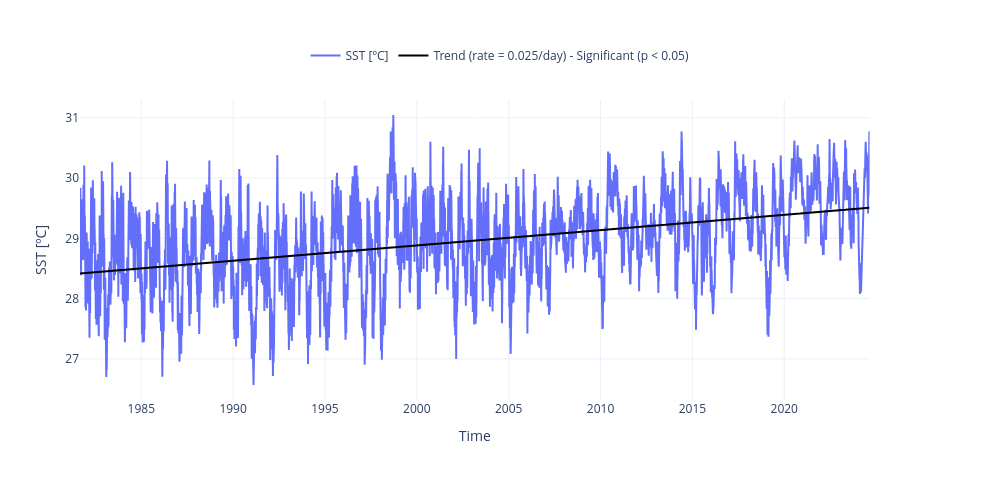

Here is the notebook cell this chart was saved with:
### Markdown cell above
### Original post-annual analyses

### Code cell
# Interactive area-average series
data_mean = sst_daily.to_dataframe(name=dataset_id).dropna()
dict_plot = [{'data': data_mean, 'var': dataset_id, 'ax': 1, 'label': 'SST [ºC]'}]
fig = plot_timeseries_interactive(dict_plot, trendline=True, scatter_dict=None, figsize=(25, 12), label_yaxes='SST [ºC]')

# Monthly climatology
fig_monthly, ax = plt.subplots(figsize=(12, 2))
sst_daily.groupby('time.month').mean().plot(ax=ax, marker='o', color='k')
ax.set(title=f'Monthly SST climatology — {country_name} EEZ', xlabel='Month', ylabel='SST [ºC]')

# Keep the annual ranking/trend objects expected by the summary table
nevents = 10
data_mean_annual = data_mean.resample('YE').mean()
top_10 = data_mean_annual.sort_values(by=dataset_id, ascending=False).head(nevents)
fig_bar, ax_bar, trend = plot_bar_probs(x=data_mean_annual.index.year, y=data_mean_annual[dataset_id], trendline=True, y_label='SST [°C]', figsize=[15, 4], return_trend=True)
ax_bar.set_ylim(data_mean_annual[dataset_id].min()-.2, data_mean_annual[dataset_id].max()+.2)
im = ax_bar.scatter(top_10.index.year, top_10[dataset_id], c=top_10[dataset_id].values, s=100, ec='pink', cmap='rainbow', label='Top 10 warmest years')
plt.colorbar(im, ax=ax_bar, pad=0).set_label('Absolute SST [°C]', fontsize=fontsize)
ax_bar.set_title(f'Annual Mean SST — {country_name} EEZ', fontsize=15)
fig_bar.savefig(fig_dir / f'SST_trends_anomalies_{slug}.png', dpi=300, bbox_inches='tight')

### Figure 1 — Plotly figure (JSON) as saved in the notebook; plotly's stock layout.template omitted (floating-point values rounded to 4 significant figures; data arrays with more than 128 entries replaced by an {"elided": "..."} marker saying what was removed)
{"data": [{"line": {"color": "#636EFA"}, "name": "SST [ºC]", "type": "scatter", "x": {"elided": "15699 str values"}, "xaxis": "x", "y": {"elided": "15699 float values"}, "yaxis": "y"}, {"line": {"color": "black"}, "mode": "lines", "name": "Trend (rate = 0.025/day) - Significant (p < 0.05)", "showlegend": true, "type": "scatter", "x": {"elided": "15699 str values"}, "xaxis": "x", "y": {"elided": "15699 float values"}, "yaxis": "y"}], "layout": {"height": 480, "legend": {"font": {"size": 12}, "orientation": "h", "x": 0.5, "xanchor": "center", "y": 1.1, "yanchor": "bottom"}, "title": {"text": " "}, "width": 1000, "xaxis": {"anchor": "y", "domain": [0, 0.94], "title": {"text": "Time"}}, "yaxis": {"anchor": "x", "domain": [0, 1], "title": {"text": "SST [ºC]"}}, "yaxis2": {"anchor": "x", "overlaying": "y", "side": "right"}}}
